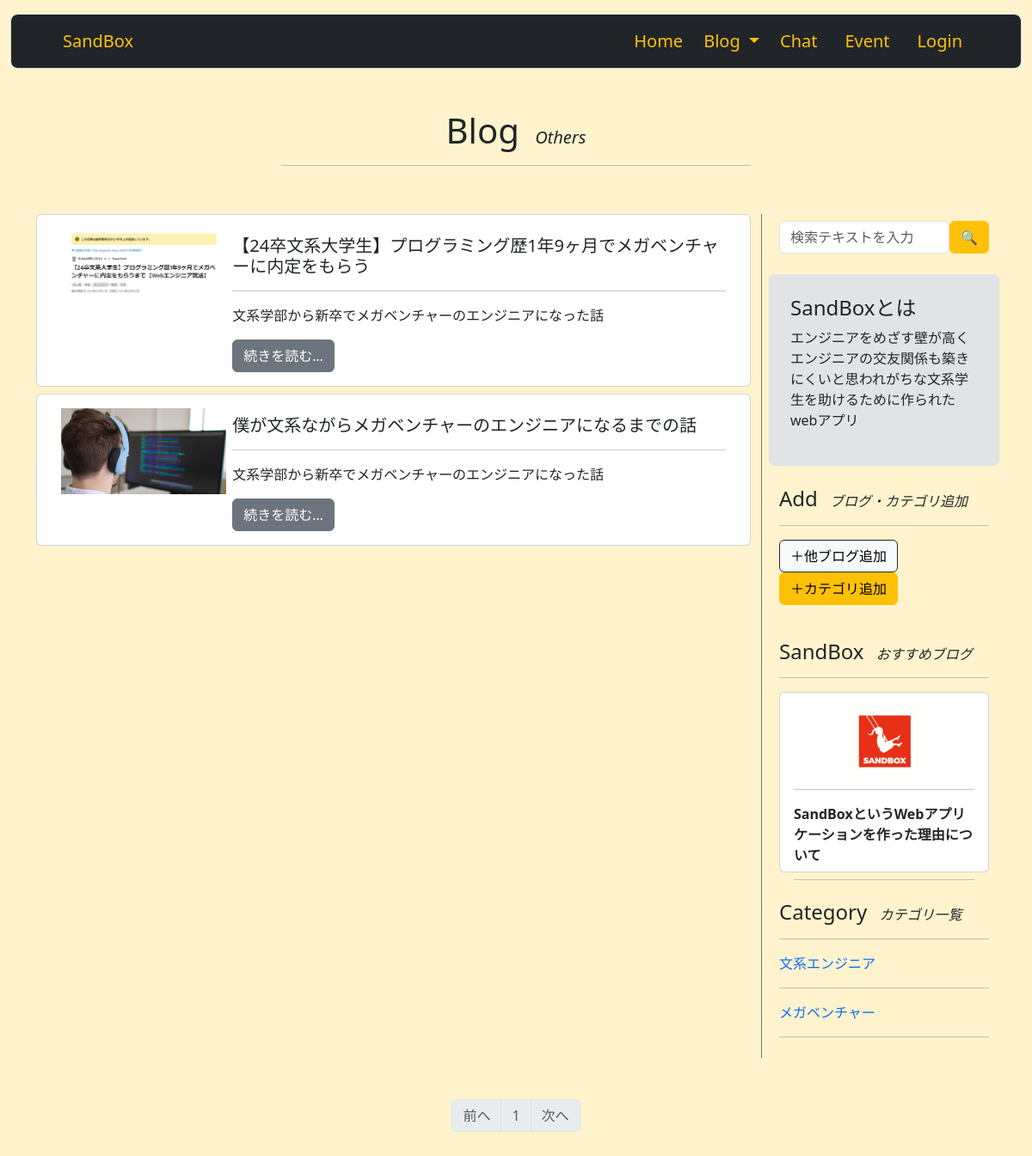
/other_blog_list, run on an earlier commit of the app's database.
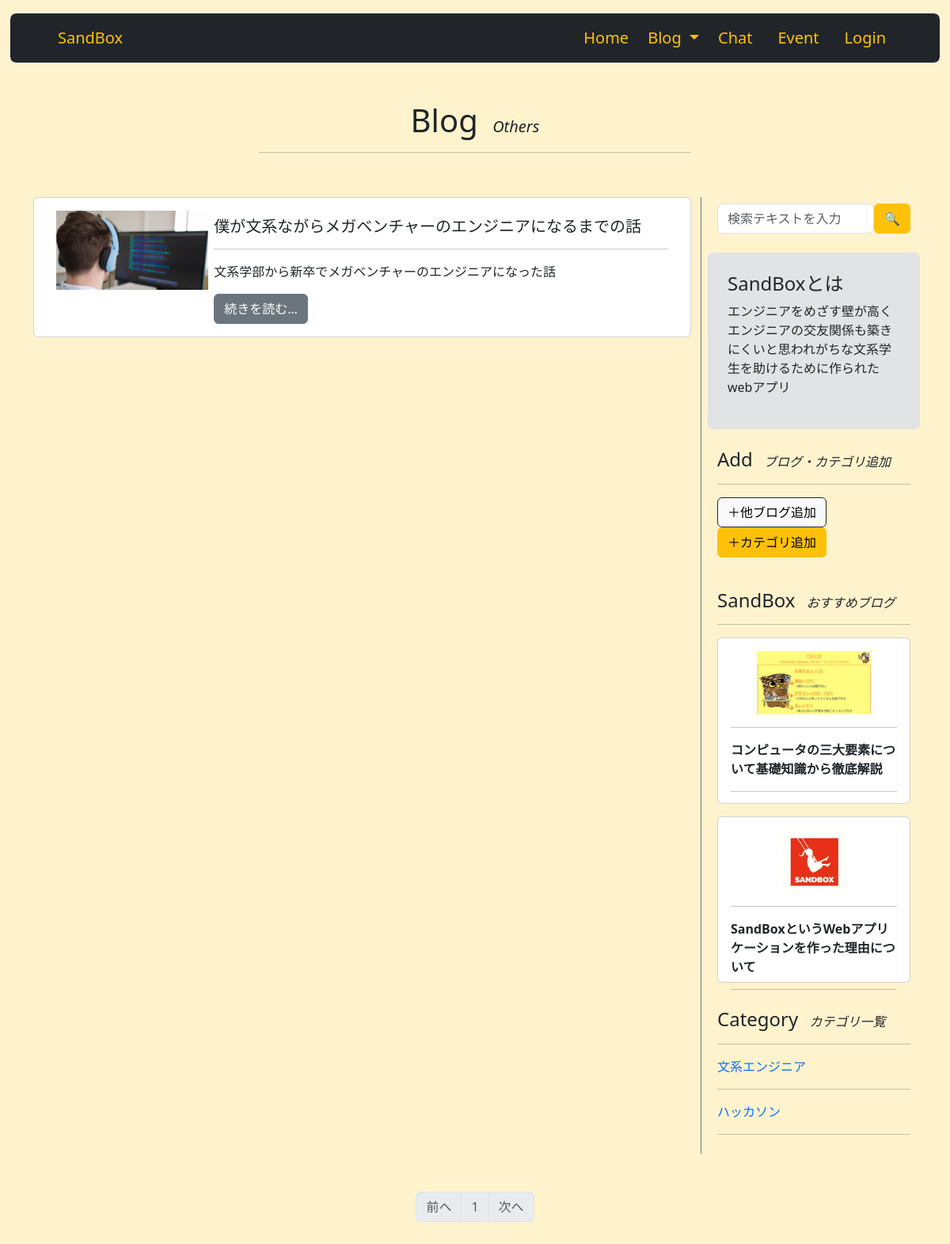
And on a later commit of the database.
### sandbox_system/models.py (models this page shows, shortened)
class OtherBlog(db.Model):
    __tablename__ = 'otherblog'
    id = db.Column(db.Integer, primary_key=True)
    title = db.Column(db.String(140))
    summary = db.Column(db.String(140))
    category_id = db.Column(db.Integer, db.ForeignKey('blog_category.id'))
    text = db.Column(db.Text)
    url = db.Column(db.String(140))
    image = db.Column(db.String(140))

class Blog(db.Model):
    __tablename__ = 'blog'
    id = db.Column(db.Integer, primary_key=True)
    user_id = db.Column(db.Integer, db.ForeignKey('users.id'))
    date = db.Column(db.Date, default = datetime.date.today())
    category_id = db.Column(db.Integer, db.ForeignKey('blog_category.id'))
    title = db.Column(db.String(140))
    text = db.Column(db.Text)
    summary = db.Column(db.String(140))
    image = db.Column(db.String(140))

class BlogCategory(db.Model):
    __tablename__ = 'blog_category'
    id = db.Column(db.Integer, primary_key=True)
    category = db.Column(db.String(140))
    blogs = db.relationship('Blog', backref='blogcategory', lazy='dynamic')
    otherblogs = db.relationship('OtherBlog', backref='blogcategory', lazy='dynamic')

### sandbox_system/blogs/view.py (the view, shortened to what this page needs)
@blogs.route('/other_blog_list', methods=['GET', 'POST'])
def other_blog_list():
    form = BlogSearchForm()
    category_form = BlogCategoryForm()
    page = request.args.get('page', 1, type=int)
    if BlogCategory.query.first():
        blog_categories = BlogCategory.query.order_by(BlogCategory.id.asc()).all()
    else:
        blog_categories = ''
    if OtherBlog.query.first():
        otherblogs = OtherBlog.query.order_by(OtherBlog.id.desc()).paginate(page=page, per_page=15)
    else:
        otherblogs = ''
    if Blog.query.first():
        recent_blogs = Blog.query.order_by(Blog.id.desc()).limit(3).all()
    else:
        recent_blogs = ''
    return render_template('blog/other_blog_list.html', form=form, otherblogs=otherblogs, blog_categories=blog_categories, category_form=category_form, recent_blogs=recent_blogs)

### sandbox_system/blogs/form.py (shortened to what this page needs)
class BlogSearchForm(FlaskForm):
    searchtext = StringField('検索テキスト', validators=[DataRequired()])
    submit = SubmitField('🔍')

class BlogCategoryForm(FlaskForm):
    category = StringField('カテゴリ名', validators=[DataRequired()])
    submit = SubmitField('保存')

### sandbox_system/__init__.py (called while the page is built)
@event.listens_for(Engine, "connect")
def set_sqlite_pragma(dbapi_connection, connection_record):
    cursor = dbapi_connection.cursor()
    cursor.execute("PRAGMA foreign_keys=ON")
    cursor.close()

### sandbox_system/templates/blog/other_blog_list.html (shortened to what the changed rows need)
{% extends 'base.html' %}
{% block content %}
    <div class="container pb-4">
        <div class="row my-3">
            <div class="col-md-6 m-auto text-center">
                {% if searchtext %}
                    <h1 class="text-center">"{{ searchtext }}"の検索結果</h1>
                    <hr>
                {% elif blog_category %}
                    <h1 class="text-center">{{ blog_category.category }}</h1>
                    <hr>
                {% else %}
                    <h1>Blog <span class="fs-5 ms-2 fst-italic">Others</span></h1>
                {% endif %}
            </div>
        </div>
    </div>
    <div class="container">
        <div class="row">
            <div class="col-9">
                <div class="row">
                    {% if otherblogs %}
                    {% for otherblog in otherblogs.items %}
                    <div class="col-12 mb-2">
                        <div class="card h-100">
                            <div class="card-body" style="max-height: 15rem;">
                                <div class="container">
                                    <div class="row row-cols-auto">
                                        {% if otherblog.image %}
                                            <div class="col-3 mb-3" style="text-align: center;">
                                                    <img src="{{ url_for('static', filename='image/' + otherblog.image) }}" class="img-fluid card-image-top" style="max-height: 8rem; max-width: 12rem;">
                                            </div>
                                        {% endif %}
                                        <div class="col-9">
                                            <h5 class="card-title pt-2"><a href="{{ otherblog.url }}" class="text-decoration-none text-dark">{{ otherblog.title }}</a></h5>
                                            <hr>
                                            <p>{{ otherblog.summary }}</p>
                                            <a href="{{ otherblog.url }}" class="btn btn-secondary">続きを読む…</a>
                                        </div>
                                    </div>
                                </div>
                            </div>
                        </div>
                    </div>
                    {% endfor %}
                    {% else %}
                    <p class="text-center my-3">ブログがありません</p>
                    {% endif %}
                </div>
            </div>
            <div class="col-md-3 p-2 bg-opacity-10 border border-secondary border-end-0 border-top-0 border-bottom-0">
                <div class="position-sticky" style="top: 12rem;">
                    <div class="container py-3">
                        {% if recent_blogs %}
                        {% for recent_blog in recent_blogs %}
                        <div class="col mb-3">
                            <div class="card h-100">
                                <div class="card-body" style="max-height: 13rem;">
                                    {% if recent_blog.image %}
                                        <div style="text-align: center;">
                                                <img src="{{ url_for('static', filename='image/' + recent_blog.image) }}" class="img-fluid card-image-top" style="max-height: 5rem;">
                                        </div>
                                    {% endif %}
                                    <hr>
                                    <p class="card-title fs-6"><a href="{{ url_for('blogs.blog', blog_id=recent_blog.id) }}" class="text-decoration-none text-dark"><b>{{ recent_blog.title }}</b></a></p>
                                    <hr>
                                </div>
                            </div>
                        </div>
                        {% endfor %}
                        {% else %}
                        <p class="text-center my-3">ブログがありません</p>
                        {% endif %}
                    </div>
                    <div class="container mb-3">
                        {% if blog_categories %}
                        {% for blog_category in blog_categories %}
                        <ol class="list-unstyled">
                            <li>
                                <a href="{{ url_for('blogs.other_category_blog', blog_category_id=blog_category.id) }}" class="text-decoration-none">{{ blog_category.category }}</a>
                            </li>
                            <hr>
                        </ol>
                        {% endfor %}
                        {% else %}
                        <p class="text-center my-3">カテゴリがありません</p>
                        {% endif %}
                    </div>
                </div>
            </div>
        </div>
    </div>
    {% if otherblogs %}
        <nav class="my-5" aria-label="Page navigation">
            <ul class="pagination justify-content-center">
        {% for page_num in otherblogs.iter_pages(left_edge=1, right_edge=1, left_current=1, right_current=2) %}
            {% if page_num %}
                {% if otherblogs.page == page_num %}
                    <li class="page-item disabled"><a class="page-link" href="#">{{ page_num }}</a></li>
                {% else %}
                    <li class="page-item"><a class="page-link" href="{{ url_for('blogs.other_blog_list', page=page_num) }}">{{ page_num }}</a></li>
                {% endif %}
            {% else %}
                <li class="page-item disabled"><a class="page-link" href="#">&hellip;</a></li>
            {% endif %}
        {% endfor %}
            </ul>
        </nav>
    {% endif %}
{% endblock %}

What changed in the data, as far as the page shows it:
removed OtherBlog: image (picture), title "【24卒文系大学生】プログラミング歴1年9ヶ月でメガベンチャーに内定をもらう", summary "文系学部から新卒でメガベンチャーのエンジニアになった話"
added Blog: image (picture), title "コンピュータの三大要素について基礎知識から徹底解説"
changed BlogCategory: category "メガベンチャー" → "ハッカソン"
